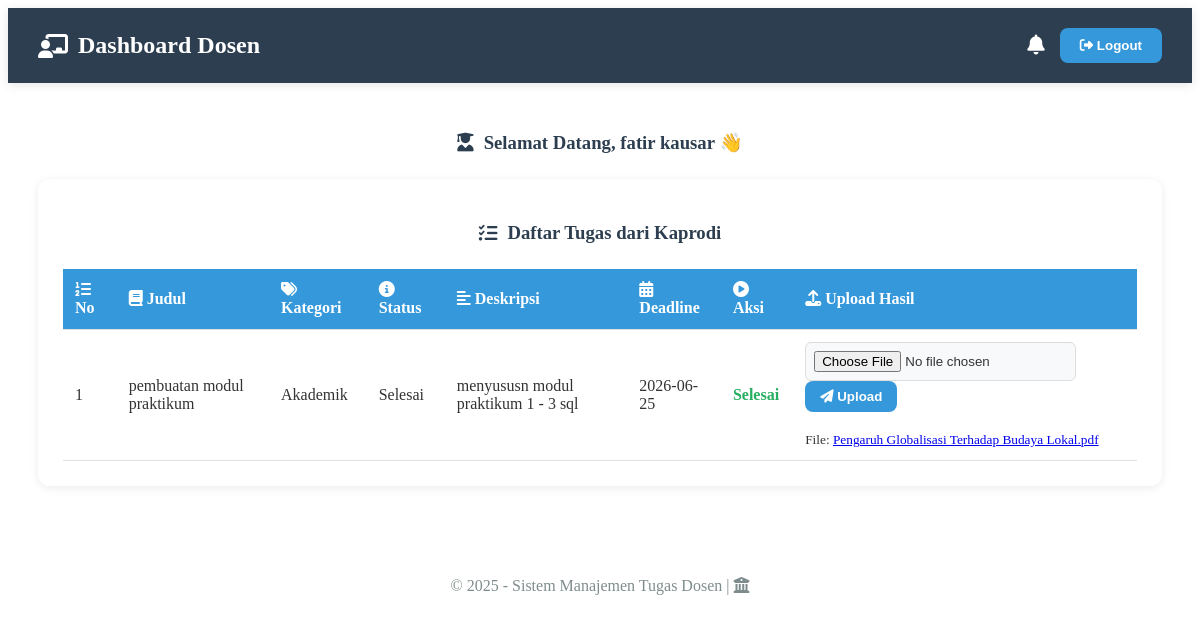
/Project_sql/dosen_dashboard.php (signed in), run on the app's committed database.
### tables this page shows
CREATE TABLE `tugas` (
  `id` int(11) NOT NULL,
  `dosen_id` int(11) NOT NULL,
  `nama_dosen` varchar(100) NOT NULL,
  `judul` varchar(200) NOT NULL,
  `deskripsi` text NOT NULL,
  `deadline` date NOT NULL,
  `file_upload` varchar(200) DEFAULT NULL,
  `created_at` datetime DEFAULT current_timestamp(),
  `id_kategori` int(11) DEFAULT NULL,
  `id_status` int(11) DEFAULT NULL
);

CREATE TABLE `kategori_tugas` (
  `id_kategori` int(11) NOT NULL,
  `nama_kategori` varchar(100) NOT NULL
);

CREATE TABLE `status_tugas` (
  `id_status` int(11) NOT NULL,
  `nama_status` varchar(50) NOT NULL
);

### Project_sql/dosen_dashboard.php (the view, shortened to what this page needs)
<?php
include 'config/koneksi.php';
$dosen_id = $_SESSION['user_id'];
$nama_dosen = $_SESSION['nama'];
?>
<!DOCTYPE html>
<html lang="id">
<head>
<link rel="stylesheet" href="https://cdnjs.cloudflare.com/ajax/libs/font-awesome/6.4.0/css/all.min.css">
</head>
<body>
<header>
    <h2><i class="fas fa-chalkboard-teacher"></i> Dashboard Dosen</h2>
    <div style="display:flex; align-items:center; gap:15px;">
        <div class="notif-container" onclick="toggleNotif()" style="cursor:pointer;">
            <i class="fas fa-bell" style="font-size:20px; color:#fff;"></i>
        </div>
        <form action="logout.php" method="POST" style="margin:0;">
            <button class="logout-btn" type="submit"><i class="fas fa-sign-out-alt"></i> Logout</button>
        </form>
    </div>
</header>
<main>
    <h3><i class="fas fa-user-graduate"></i> Selamat Datang, <?= htmlspecialchars($nama_dosen); ?> 👋</h3>
    <div class="table-container">
        <h3><i class="fas fa-tasks"></i> Daftar Tugas dari Kaprodi</h3>
        <table>
    <tr>
        <th><i class="fas fa-list-ol"></i> No</th>
        <th><i class="fas fa-book"></i> Judul</th>
        <th><i class="fas fa-tags"></i> Kategori</th>
        <th><i class="fas fa-info-circle"></i> Status</th>
        <th><i class="fas fa-align-left"></i> Deskripsi</th>
        <th><i class="fas fa-calendar-alt"></i> Deadline</th>
        <th><i class="fas fa-play-circle"></i> Aksi</th>
        <th><i class="fas fa-upload"></i> Upload Hasil</th>
    </tr>
<?php
$no = 1;
$q = mysqli_query($koneksi, "
    SELECT tugas.*, kategori_tugas.nama_kategori, status_tugas.nama_status
    FROM tugas
    LEFT JOIN kategori_tugas
        ON tugas.id_kategori = kategori_tugas.id_kategori
    LEFT JOIN status_tugas
        ON tugas.id_status = status_tugas.id_status
    WHERE tugas.dosen_id='$dosen_id'
    ORDER BY tugas.id DESC
");
if (mysqli_num_rows($q) > 0) {
    while ($row = mysqli_fetch_assoc($q)) {
        echo "<tr>
            <td>".$no++."</td>
            <td>".htmlspecialchars($row['judul'])."</td>
            <td>".htmlspecialchars($row['nama_kategori'])."</td>
            <td>".htmlspecialchars($row['nama_status'])."</td>
            <td>".htmlspecialchars($row['deskripsi'])."</td>
            <td>".htmlspecialchars($row['deadline'])."</td>
            <td>";
        if($row['id_status'] == 1){
            echo "
                <a href='?kerjakan=".$row['id']."'
                   style='background:#f39c12;
                   color:white;
                   padding:8px 12px;
                   border-radius:8px;
                   text-decoration:none;
                   font-size:13px;'>
                   Mulai Kerjakan
                </a>
            ";
        }
        elseif($row['id_status'] == 2){
            echo "
                <span style='color:#f39c12;font-weight:bold;'>
                    Sedang Dikerjakan
                </span>
            ";
        }
        else{
            echo "
                <span style='color:#27ae60;font-weight:bold;'>
                    Selesai
                </span>
            ";
        }
        echo "</td>
            <td>
                <form method='POST' enctype='multipart/form-data'>
                    <input type='hidden' name='id' value='".$row['id']."'>
                    <input type='file' name='file' required>
                    <button type='submit'
                            name='upload'
                            class='upload-btn'>
                        <i class='fas fa-paper-plane'></i>
                        Upload
                    </button>
                </form>";
        if ($row['file_upload']) {
            echo "
                <br>
                <small>
                    File:
                    <a href='uploads/".$row['file_upload']."'
                       target='_blank'>
                        ".$row['file_upload']."
                    </a>
                </small>
            ";
        }
        echo "</td>
        </tr>";
    }
}
?>
</table>
    </div>
</main>
<footer>
    <p>&copy; 2025 - Sistem Manajemen Tugas Dosen | <i class="fas fa-university"></i></p>
</footer>
</body>
</html>

### Project_sql/dosen_dashboard.php (style rules this page uses)
header { background:#2c3e50; color:#fff; padding:20px 30px; display:flex; justify-content:space-between; align-items:center; box-shadow:0 2px 10px rgba(0,0,0,0.1); }
header h2 { margin:0; font-weight:600; color:#fff; display:flex; align-items:center; gap:10px; }
.logout-btn { background:#3498db; color:#fff; padding:10px 20px; border:none; border-radius:8px; cursor:pointer; font-weight:600; transition:0.3s; }
main { padding:30px; }
.table-container { background:#fff; border-radius:12px; padding:25px; box-shadow:0 2px 10px rgba(0,0,0,0.08); }
h3 { color:#2c3e50; text-align:center; margin-bottom:25px; display:flex; justify-content:center; align-items:center; gap:10px; }
table { width:100%; border-collapse:collapse; color:#333; }
th, td { padding:12px; text-align:left; border-bottom:1px solid #e0e0e0; }
th { background:#3498db; color:white; }
button.upload-btn { background:#3498db; border:none; border-radius:8px; padding:8px 15px; color:#fff; cursor:pointer; transition:0.3s; font-weight:600; }
input[type="file"] { background:#f8f9fa; border:1px solid #ddd; border-radius:6px; padding:8px; color:#333; }
footer { text-align:center; color:#7f8c8d; padding:15px; margin-top:30px; }
.notif-container { position:relative; }

### data on the page
tugas: judul "pembuatan modul praktikum", id_kategori.nama_kategori "Akademik", id_status.nama_status "Selesai", deskripsi "menyususn modul praktikum 1 - 3 sql", deadline "2026-06-25", file_upload "Pengaruh Globalisasi Terhadap Budaya Lokal.pdf"

### other printed values
$nama_dosen "fatir kausar"
